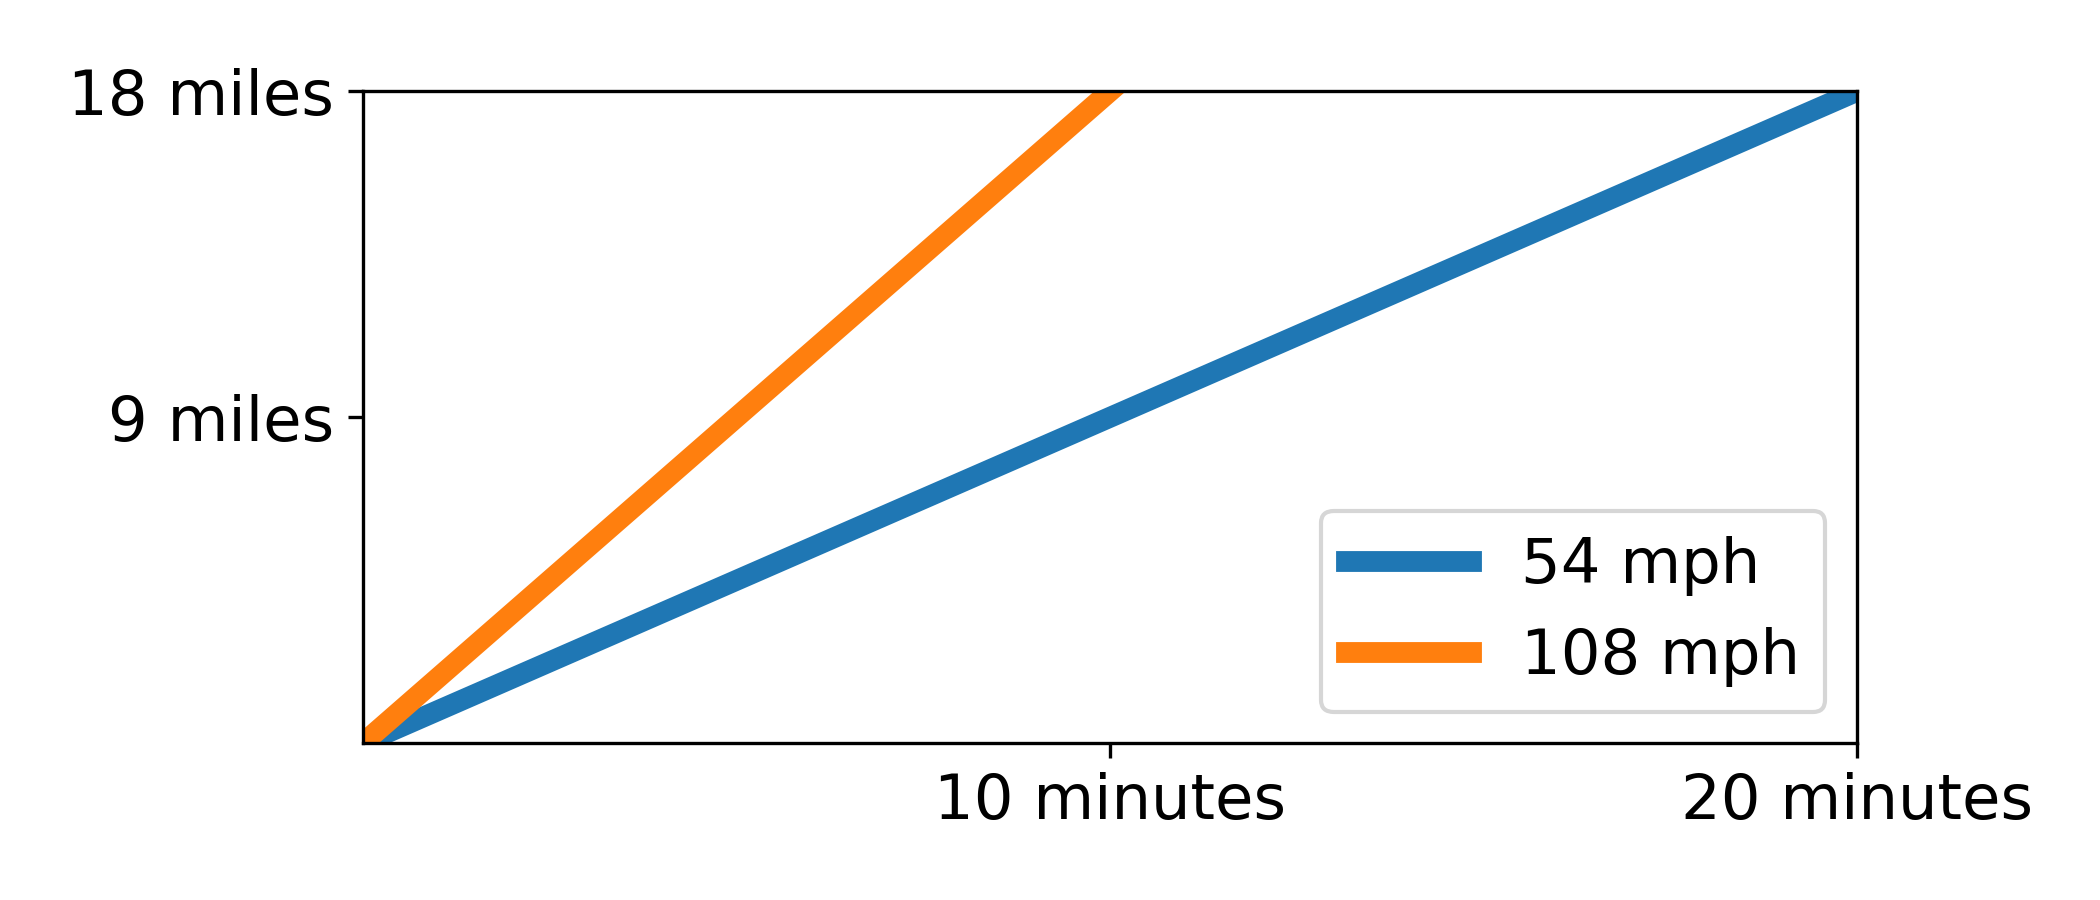

Reproduce this figure in Python.
import numpy as np
import matplotlib.pyplot as plt


font = {'size'   : 15}

plt.rc('font', **font)



t = np.linspace(0,18,100)

plt.plot(t,t, lw=5, label="54 mph")
plt.plot(t,2*t, lw=5, label = "108 mph")
plt.xlim([0,18])
plt.ylim([0,18])
plt.xticks([9,18], ['10 minutes', '20 minutes'])
plt.yticks([9,18], ['9 miles', '18 miles'])
#plt.xlabel("Time (minutes)")
#plt.ylabel("Distance (miles)")
plt.legend()
fig = plt.gcf()
fig.set_size_inches(7, 3)
plt.tight_layout()
plt.savefig("linear_graph2.png", dpi=300)